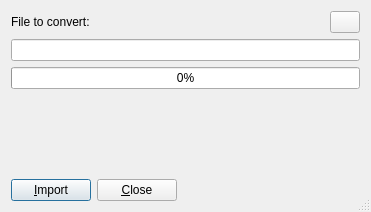
<ui version="4.0" >
 <class>ImportFileDialog_base</class>
 <widget class="QDialog" name="ImportFileDialog_base" >
  <property name="geometry" >
   <rect>
    <x>0</x>
    <y>0</y>
    <width>371</width>
    <height>212</height>
   </rect>
  </property>
  <property name="windowTitle" >
   <string>Import File dialog</string>
  </property>
  <property name="windowIcon">
   <iconset resource="gex.qrc">
    <normaloff>:/gex/icons/gex_application_48x48.png</normaloff>:/gex/icons/gex_application_48x48.png</iconset>
  </property>
  <property name="autoFillBackground" >
   <bool>true</bool>
  </property>
  <property name="sizeGripEnabled" >
   <bool>true</bool>
  </property>
  <layout class="QVBoxLayout" >
   <item>
    <layout class="QHBoxLayout" >
     <item>
      <widget class="QLabel" name="labelFileName" >
       <property name="text" >
        <string>File to convert:</string>
       </property>
       <property name="wordWrap" >
        <bool>false</bool>
       </property>
      </widget>
     </item>
     <item>
      <widget class="QPushButton" name="buttonSelect" >
       <property name="sizePolicy" >
        <sizepolicy vsizetype="Fixed" hsizetype="Fixed" >
         <horstretch>0</horstretch>
         <verstretch>0</verstretch>
        </sizepolicy>
       </property>
       <property name="maximumSize" >
        <size>
         <width>30</width>
         <height>30</height>
        </size>
       </property>
       <property name="toolTip" >
        <string>Select or Drag over the file to convert</string>
       </property>
       <property name="text" >
        <string/>
       </property>
       <property name="icon" >
        <iconset resource="C:/Work/Dev_QT4/Galaxy_Products/gex_product/gex/sources/gex.qrc" >
         <normaloff>:/gex/icons/file_open.png</normaloff>:/gex/icons/file_open.png</iconset>
       </property>
       <property name="iconSize" >
        <size>
         <width>32</width>
         <height>32</height>
        </size>
       </property>
      </widget>
     </item>
    </layout>
   </item>
   <item>
    <widget class="QLineEdit" name="editFileName" >
     <property name="acceptDrops" >
      <bool>false</bool>
     </property>
     <property name="toolTip" >
      <string>File to convert...</string>
     </property>
     <property name="readOnly" >
      <bool>true</bool>
     </property>
    </widget>
   </item>
   <item>
    <widget class="QProgressBar" name="progressBar" >
     <property name="value" >
      <number>0</number>
     </property>
     <property name="alignment" >
      <set>Qt::AlignCenter</set>
     </property>
    </widget>
   </item>
   <item>
    <spacer name="spacer3" >
     <property name="orientation" >
      <enum>Qt::Vertical</enum>
     </property>
     <property name="sizeType" >
      <enum>QSizePolicy::Expanding</enum>
     </property>
     <property name="sizeHint" stdset="0" >
      <size>
       <width>20</width>
       <height>40</height>
      </size>
     </property>
    </spacer>
   </item>
   <item>
    <layout class="QHBoxLayout" >
     <item>
      <widget class="QPushButton" name="buttonImport" >
       <property name="text" >
        <string>&amp;Import</string>
       </property>
       <property name="shortcut" >
        <string>Alt+I</string>
       </property>
       <property name="autoDefault" >
        <bool>true</bool>
       </property>
       <property name="default" >
        <bool>true</bool>
       </property>
      </widget>
     </item>
     <item>
      <widget class="QPushButton" name="buttonClose" >
       <property name="text" >
        <string>&amp;Close</string>
       </property>
       <property name="shortcut" >
        <string>Alt+C</string>
       </property>
       <property name="autoDefault" >
        <bool>true</bool>
       </property>
      </widget>
     </item>
     <item>
      <spacer name="spacer2" >
       <property name="orientation" >
        <enum>Qt::Horizontal</enum>
       </property>
       <property name="sizeType" >
        <enum>QSizePolicy::Expanding</enum>
       </property>
       <property name="sizeHint" stdset="0" >
        <size>
         <width>40</width>
         <height>20</height>
        </size>
       </property>
      </spacer>
     </item>
    </layout>
   </item>
  </layout>
 </widget>
 <layoutdefault spacing="6" margin="11" />
 <resources>
  <include location="gex.qrc"/>
 </resources>
 <connections/>
</ui>
